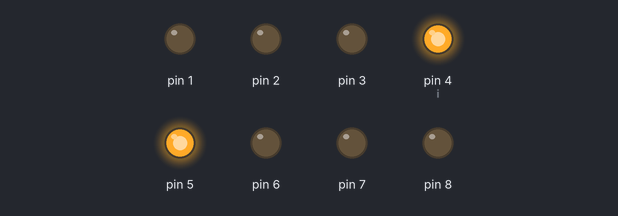
A sketch run on a simulated Arduino Uno, built with avr-gcc and run on an emulated ATmega328P. Shown: output pins drawn as LEDs (lit = HIGH).

Above: at 1.0 s.
At 3.0 s:
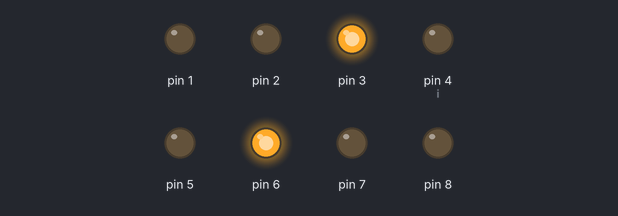
At 5.0 s:
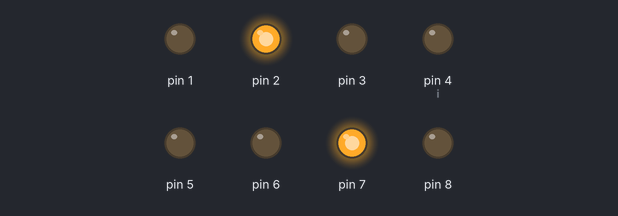
At 7.0 s:
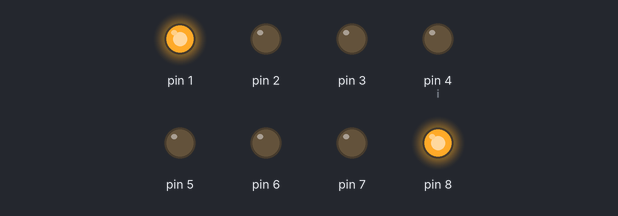
Timing chart, 0 to 10.4 s (numbered marks = the images above):
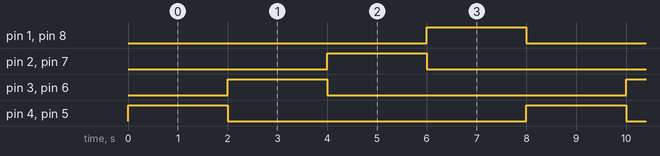

The sketch:

divergence.ino
```cpp
void setup() {
  pinMode(1,OUTPUT);
  pinMode(2,OUTPUT);
  pinMode(3,OUTPUT);
  pinMode(4,OUTPUT);
  pinMode(5,OUTPUT);
  pinMode(6,OUTPUT);
  pinMode(7,OUTPUT);
  pinMode(8,OUTPUT);
  // put your setup code here, to run once:

}

void loop() {
  int i=4;
  for(int j=5; j<=8;j++)
  {
    digitalWrite(i,HIGH);
    digitalWrite(j,HIGH);
    delay(2000);

    digitalWrite(i,LOW);
    digitalWrite(j,LOW);
    i--;


  }

  // put your main code here, to run repeatedly:

}
```

Measured:
- by itself, pin 1–3, pin 4 (i), pin 5–8: alternates HIGH for 2.0 s and LOW for 6.0 s
- by itself, everything shown: repeats every 8.0 s, in 5 steps
